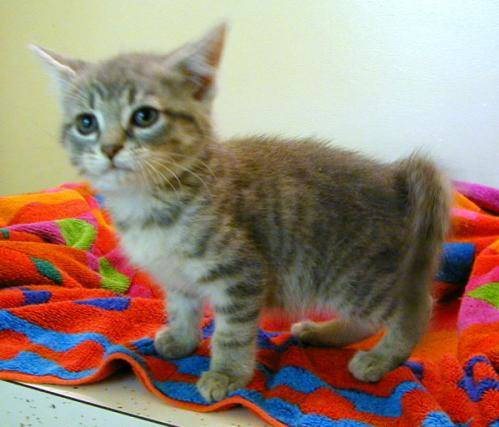
#> input picture CatvsDog Classifier/train/cat.10060.jpg, 499 x 427 px; its folder holds only this picture in this run
$ jupyter execute --allow-errors catsvsdogs.ipynb
#> lines starting #> are read from the running program, lines starting #| are printed output that depends on the picture
[cell 1]
import os

[cell 2]
files=os.listdir('train/')

[cell 3]
len(files)

<h2> Importing Libraries

[cell 4]
import pandas as pd
import numpy as np
import keras
from keras.models import Sequential
from keras.layers import Conv2D,Dense,MaxPooling2D,Flatten,Dropout,BatchNormalization
from PIL import Image , ImageFilter
import matplotlib.pyplot as plt

<h2> Creating data sets

[cell 5]
x = []
y = []

<b> Image augmentation

[cell 6]
#image augmentation
image = Image.open('train/'+files[0])
#> image is the input picture: PIL image 499x427 RGB; mean R, G, B 152.9, 131.1, 115.4
image=image.resize((128,128))
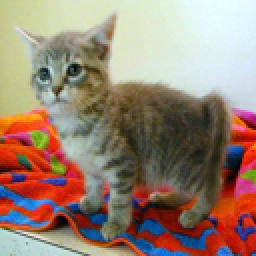
#> image: PIL image 128x128 RGB (shown 2 times larger); mean R, G, B 152.9, 131.1, 115.4
print("Original image")
plt.imshow(image)
plt.show()

rot =image.transpose(Image.ROTATE_90)
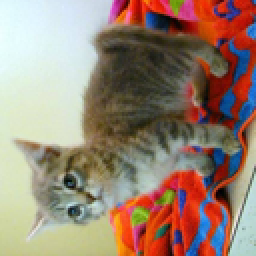
#> rot: PIL image 128x128 RGB (shown 2 times larger); mean R, G, B 152.9, 131.1, 115.4
print("rotated 90 image ")
plt.imshow(rot)
plt.show()

noised = image.filter(ImageFilter.GaussianBlur(2))
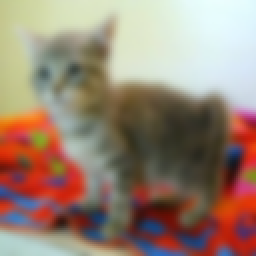
#> noised: PIL image 128x128 RGB (shown 2 times larger); mean R, G, B 152.9, 131.1, 115.4
print("noise image ")
plt.imshow(noised)
plt.show()

[cell 7]
for i in range(len(files)):
    #image augmentation
    image = Image.open('train/'+files[i])
    image=image.resize((128,128))

    rot90 =image.transpose(Image.ROTATE_90)
    rot180 =rot90.transpose(Image.ROTATE_90)
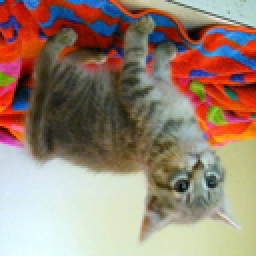
#> rot180: PIL image 128x128 RGB (shown 2 times larger); mean R, G, B 152.9, 131.1, 115.4
    rot270 =rot180.transpose(Image.ROTATE_90)
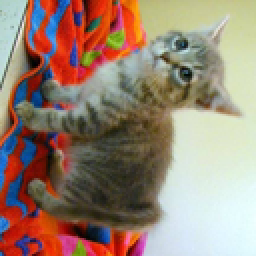
#> rot270: PIL image 128x128 RGB (shown 2 times larger); mean R, G, B 152.9, 131.1, 115.4

    noised = image.filter(ImageFilter.GaussianBlur(2))

    x.append(np.asarray(image))
    x.append(np.asarray(rot90))
    x.append(np.asarray(rot180))
    x.append(np.asarray(rot270))
    x.append(np.asarray(noised))

    z=files[i].split('.')
    v=0
    if(z[0]=='cat'):
        v=0
    else:
        v=1
    #appending expected output
    for i in range(5):
        y.append(v)

[cell 8]
x=np.array(x)
y = np.array(y)

[cell 9]
print(x.shape)
#| (5, 128, 128, 3)
print(y.shape)

<h4> Spliting train and test data

[cell 10]
from sklearn.model_selection import train_test_split

[cell 11]
x_train,x_test,y_train,y_test=train_test_split(x,y,
train_size=0.75,
test_size=0.25,
random_state=42)
#> y_train = [0, 0, 0]; y_test = [0, 0]

$ run again, on CatvsDog Classifier/train/cat.11422.jpg
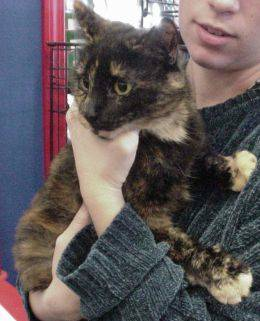
#> input picture CatvsDog Classifier/train/cat.11422.jpg, 260 x 321 px
#> image is the input picture: PIL image 260x321 RGB; mean R, G, B 98, 89.4, 90.7
#> image: PIL image 128x128 RGB
#> `rot180 =rot90.transpose(Image.ROTATE_90)`:
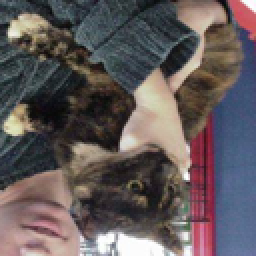
#> rot180: PIL image 128x128 RGB (shown 2 times larger); mean R, G, B 98, 89.4, 90.7
#> `rot270 =rot180.transpose(Image.ROTATE_90)`:
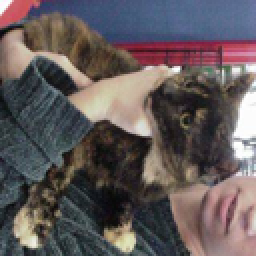
#> rot270: PIL image 128x128 RGB (shown 2 times larger); mean R, G, B 98, 89.4, 90.7
#| (5, 128, 128, 3)
#> y_train = [0, 0, 0]; y_test = [0, 0]

$ run again, on CatvsDog Classifier/train/cat.11516.jpg
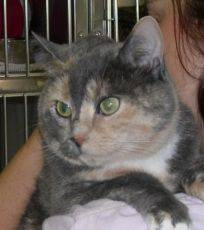
#> input picture CatvsDog Classifier/train/cat.11516.jpg, 204 x 230 px
#> image is the input picture: PIL image 204x230 RGB; mean R, G, B 100.6, 92, 86.3
#> image: PIL image 128x128 RGB
#> `rot180 =rot90.transpose(Image.ROTATE_90)`:
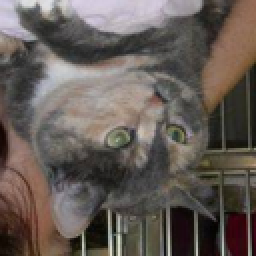
#> rot180: PIL image 128x128 RGB (shown 2 times larger); mean R, G, B 100.6, 92, 86.3
#> `rot270 =rot180.transpose(Image.ROTATE_90)`:
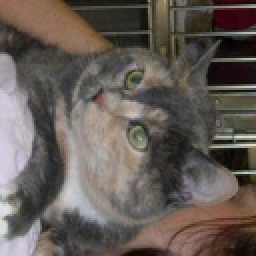
#> rot270: PIL image 128x128 RGB (shown 2 times larger); mean R, G, B 100.6, 92, 86.3
#| (5, 128, 128, 3)
#> y_train = [0, 0, 0]; y_test = [0, 0]

$ run again, on CatvsDog Classifier/train/cat.11520.jpg
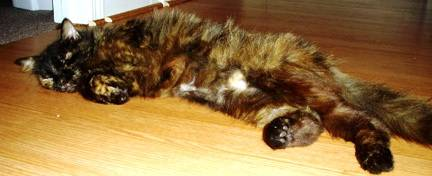
#> input picture CatvsDog Classifier/train/cat.11520.jpg, 432 x 176 px
#> image is the input picture: PIL image 432x176 RGB; mean R, G, B 142.8, 109.7, 64.2
#> image: PIL image 128x128 RGB
#> `rot180 =rot90.transpose(Image.ROTATE_90)`:
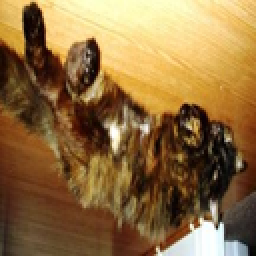
#> rot180: PIL image 128x128 RGB (shown 2 times larger); mean R, G, B 142.8, 109.7, 64.2
#> `rot270 =rot180.transpose(Image.ROTATE_90)`:
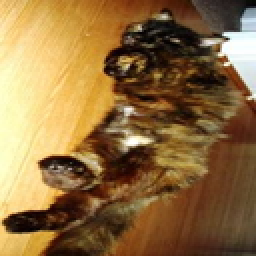
#> rot270: PIL image 128x128 RGB (shown 2 times larger); mean R, G, B 142.8, 109.7, 64.2
#| (5, 128, 128, 3)
#> y_train = [0, 0, 0]; y_test = [0, 0]
